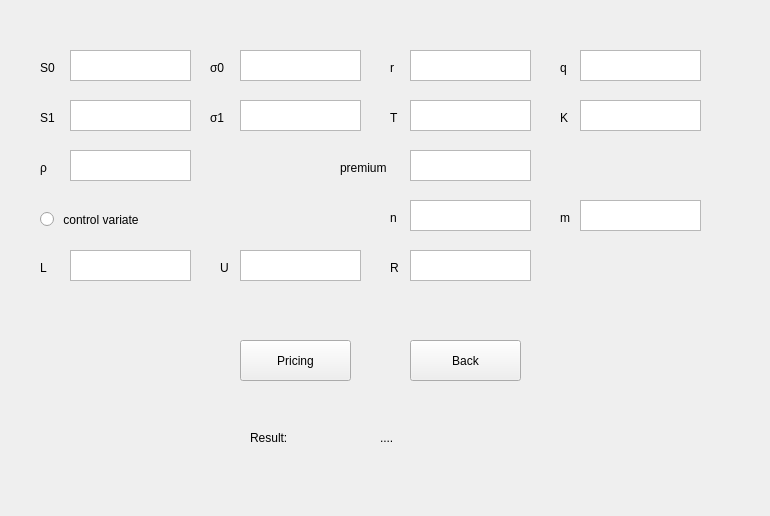
<?xml version="1.0" encoding="UTF-8"?>
<ui version="4.0">
 <class>Form</class>
 <widget class="QWidget" name="Form">
  <property name="geometry">
   <rect>
    <x>0</x>
    <y>0</y>
    <width>770</width>
    <height>516</height>
   </rect>
  </property>
  <property name="windowTitle">
   <string>Form</string>
  </property>
  <widget class="QLabel" name="label">
   <property name="geometry">
    <rect>
     <x>40</x>
     <y>60</y>
     <width>72</width>
     <height>15</height>
    </rect>
   </property>
   <property name="text">
    <string>S0</string>
   </property>
  </widget>
  <widget class="QTextEdit" name="input_s0">
   <property name="geometry">
    <rect>
     <x>70</x>
     <y>50</y>
     <width>121</width>
     <height>31</height>
    </rect>
   </property>
  </widget>
  <widget class="QTextEdit" name="input_sigma0">
   <property name="geometry">
    <rect>
     <x>240</x>
     <y>50</y>
     <width>121</width>
     <height>31</height>
    </rect>
   </property>
  </widget>
  <widget class="QLabel" name="label_2">
   <property name="geometry">
    <rect>
     <x>210</x>
     <y>60</y>
     <width>72</width>
     <height>15</height>
    </rect>
   </property>
   <property name="text">
    <string>σ0</string>
   </property>
  </widget>
  <widget class="QTextEdit" name="input_r">
   <property name="geometry">
    <rect>
     <x>410</x>
     <y>50</y>
     <width>121</width>
     <height>31</height>
    </rect>
   </property>
  </widget>
  <widget class="QLabel" name="label_3">
   <property name="geometry">
    <rect>
     <x>390</x>
     <y>60</y>
     <width>72</width>
     <height>15</height>
    </rect>
   </property>
   <property name="text">
    <string>r</string>
   </property>
  </widget>
  <widget class="QTextEdit" name="input_q">
   <property name="geometry">
    <rect>
     <x>580</x>
     <y>50</y>
     <width>121</width>
     <height>31</height>
    </rect>
   </property>
  </widget>
  <widget class="QLabel" name="label_4">
   <property name="geometry">
    <rect>
     <x>560</x>
     <y>60</y>
     <width>72</width>
     <height>15</height>
    </rect>
   </property>
   <property name="text">
    <string>q</string>
   </property>
  </widget>
  <widget class="QLabel" name="label_5">
   <property name="geometry">
    <rect>
     <x>390</x>
     <y>110</y>
     <width>72</width>
     <height>15</height>
    </rect>
   </property>
   <property name="text">
    <string>T</string>
   </property>
  </widget>
  <widget class="QTextEdit" name="input_T">
   <property name="geometry">
    <rect>
     <x>410</x>
     <y>100</y>
     <width>121</width>
     <height>31</height>
    </rect>
   </property>
  </widget>
  <widget class="QLabel" name="label_6">
   <property name="geometry">
    <rect>
     <x>560</x>
     <y>110</y>
     <width>72</width>
     <height>15</height>
    </rect>
   </property>
   <property name="text">
    <string>K</string>
   </property>
  </widget>
  <widget class="QTextEdit" name="input_K">
   <property name="geometry">
    <rect>
     <x>580</x>
     <y>100</y>
     <width>121</width>
     <height>31</height>
    </rect>
   </property>
  </widget>
  <widget class="QLabel" name="label_7">
   <property name="geometry">
    <rect>
     <x>340</x>
     <y>160</y>
     <width>72</width>
     <height>15</height>
    </rect>
   </property>
   <property name="text">
    <string>premium</string>
   </property>
  </widget>
  <widget class="QTextEdit" name="input_v">
   <property name="geometry">
    <rect>
     <x>410</x>
     <y>150</y>
     <width>121</width>
     <height>31</height>
    </rect>
   </property>
  </widget>
  <widget class="QLabel" name="label_8">
   <property name="geometry">
    <rect>
     <x>390</x>
     <y>210</y>
     <width>72</width>
     <height>15</height>
    </rect>
   </property>
   <property name="text">
    <string>n</string>
   </property>
  </widget>
  <widget class="QTextEdit" name="input_n">
   <property name="geometry">
    <rect>
     <x>410</x>
     <y>200</y>
     <width>121</width>
     <height>31</height>
    </rect>
   </property>
  </widget>
  <widget class="QLabel" name="label_9">
   <property name="geometry">
    <rect>
     <x>560</x>
     <y>210</y>
     <width>72</width>
     <height>15</height>
    </rect>
   </property>
   <property name="text">
    <string>m</string>
   </property>
  </widget>
  <widget class="QTextEdit" name="input_m">
   <property name="geometry">
    <rect>
     <x>580</x>
     <y>200</y>
     <width>121</width>
     <height>31</height>
    </rect>
   </property>
  </widget>
  <widget class="QTextEdit" name="input_rho">
   <property name="geometry">
    <rect>
     <x>70</x>
     <y>150</y>
     <width>121</width>
     <height>31</height>
    </rect>
   </property>
  </widget>
  <widget class="QLabel" name="label_10">
   <property name="geometry">
    <rect>
     <x>40</x>
     <y>160</y>
     <width>72</width>
     <height>15</height>
    </rect>
   </property>
   <property name="text">
    <string>ρ</string>
   </property>
  </widget>
  <widget class="QTextEdit" name="input_sigma1">
   <property name="geometry">
    <rect>
     <x>240</x>
     <y>100</y>
     <width>121</width>
     <height>31</height>
    </rect>
   </property>
  </widget>
  <widget class="QLabel" name="label_11">
   <property name="geometry">
    <rect>
     <x>210</x>
     <y>110</y>
     <width>72</width>
     <height>15</height>
    </rect>
   </property>
   <property name="text">
    <string>σ1</string>
   </property>
  </widget>
  <widget class="QTextEdit" name="input_s1">
   <property name="geometry">
    <rect>
     <x>70</x>
     <y>100</y>
     <width>121</width>
     <height>31</height>
    </rect>
   </property>
  </widget>
  <widget class="QLabel" name="label_12">
   <property name="geometry">
    <rect>
     <x>40</x>
     <y>110</y>
     <width>72</width>
     <height>15</height>
    </rect>
   </property>
   <property name="text">
    <string>S1</string>
   </property>
  </widget>
  <widget class="QLabel" name="label_13">
   <property name="geometry">
    <rect>
     <x>390</x>
     <y>260</y>
     <width>72</width>
     <height>15</height>
    </rect>
   </property>
   <property name="text">
    <string>R</string>
   </property>
  </widget>
  <widget class="QTextEdit" name="input_U">
   <property name="geometry">
    <rect>
     <x>240</x>
     <y>250</y>
     <width>121</width>
     <height>31</height>
    </rect>
   </property>
  </widget>
  <widget class="QTextEdit" name="input_L">
   <property name="geometry">
    <rect>
     <x>70</x>
     <y>250</y>
     <width>121</width>
     <height>31</height>
    </rect>
   </property>
  </widget>
  <widget class="QLabel" name="label_14">
   <property name="geometry">
    <rect>
     <x>40</x>
     <y>260</y>
     <width>72</width>
     <height>15</height>
    </rect>
   </property>
   <property name="text">
    <string>L</string>
   </property>
  </widget>
  <widget class="QTextEdit" name="input_R">
   <property name="geometry">
    <rect>
     <x>410</x>
     <y>250</y>
     <width>121</width>
     <height>31</height>
    </rect>
   </property>
  </widget>
  <widget class="QLabel" name="label_15">
   <property name="geometry">
    <rect>
     <x>220</x>
     <y>260</y>
     <width>72</width>
     <height>15</height>
    </rect>
   </property>
   <property name="text">
    <string>U</string>
   </property>
  </widget>
  <widget class="QRadioButton" name="choose_control">
   <property name="geometry">
    <rect>
     <x>40</x>
     <y>210</y>
     <width>181</width>
     <height>19</height>
    </rect>
   </property>
   <property name="text">
    <string> control variate</string>
   </property>
  </widget>
  <widget class="QPushButton" name="pricing_button">
   <property name="geometry">
    <rect>
     <x>240</x>
     <y>340</y>
     <width>111</width>
     <height>41</height>
    </rect>
   </property>
   <property name="text">
    <string>Pricing</string>
   </property>
  </widget>
  <widget class="QLabel" name="label_16">
   <property name="geometry">
    <rect>
     <x>250</x>
     <y>430</y>
     <width>72</width>
     <height>15</height>
    </rect>
   </property>
   <property name="text">
    <string>Result:</string>
   </property>
  </widget>
  <widget class="QLabel" name="result_label">
   <property name="geometry">
    <rect>
     <x>380</x>
     <y>430</y>
     <width>72</width>
     <height>15</height>
    </rect>
   </property>
   <property name="text">
    <string>....</string>
   </property>
  </widget>
  <widget class="QPushButton" name="back_button">
   <property name="geometry">
    <rect>
     <x>410</x>
     <y>340</y>
     <width>111</width>
     <height>41</height>
    </rect>
   </property>
   <property name="text">
    <string>Back</string>
   </property>
  </widget>
 </widget>
 <resources/>
 <connections/>
</ui>
